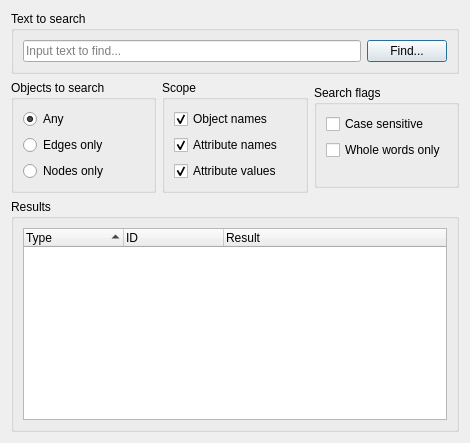
<?xml version="1.0" encoding="UTF-8"?>
<ui version="4.0">
 <class>CSearchDialog</class>
 <widget class="QDialog" name="CSearchDialog">
  <property name="geometry">
   <rect>
    <x>0</x>
    <y>0</y>
    <width>470</width>
    <height>407</height>
   </rect>
  </property>
  <property name="minimumSize">
   <size>
    <width>427</width>
    <height>0</height>
   </size>
  </property>
  <property name="windowTitle">
   <string>Search Items</string>
  </property>
  <layout class="QGridLayout" name="gridLayout">
   <item row="1" column="1">
    <widget class="QGroupBox" name="groupBox_3">
     <property name="sizePolicy">
      <sizepolicy hsizetype="Preferred" vsizetype="Maximum">
       <horstretch>0</horstretch>
       <verstretch>0</verstretch>
      </sizepolicy>
     </property>
     <property name="title">
      <string>Scope</string>
     </property>
     <property name="flat">
      <bool>true</bool>
     </property>
     <layout class="QVBoxLayout" name="verticalLayout">
      <item>
       <widget class="QCheckBox" name="NamesScope">
        <property name="text">
         <string>Object names</string>
        </property>
        <property name="checked">
         <bool>true</bool>
        </property>
       </widget>
      </item>
      <item>
       <widget class="QCheckBox" name="AttrNamesScope">
        <property name="text">
         <string>Attribute names</string>
        </property>
        <property name="checked">
         <bool>true</bool>
        </property>
       </widget>
      </item>
      <item>
       <widget class="QCheckBox" name="AttrValuesScope">
        <property name="text">
         <string>Attribute values</string>
        </property>
        <property name="checked">
         <bool>true</bool>
        </property>
       </widget>
      </item>
     </layout>
    </widget>
   </item>
   <item row="1" column="0">
    <widget class="QGroupBox" name="groupBox">
     <property name="sizePolicy">
      <sizepolicy hsizetype="Preferred" vsizetype="Maximum">
       <horstretch>0</horstretch>
       <verstretch>0</verstretch>
      </sizepolicy>
     </property>
     <property name="title">
      <string>Objects to search</string>
     </property>
     <property name="flat">
      <bool>true</bool>
     </property>
     <layout class="QVBoxLayout" name="verticalLayout_2">
      <item>
       <widget class="QRadioButton" name="AnyObject">
        <property name="text">
         <string>Any</string>
        </property>
        <property name="checked">
         <bool>true</bool>
        </property>
       </widget>
      </item>
      <item>
       <widget class="QRadioButton" name="EdgesOnly">
        <property name="text">
         <string>Edges only</string>
        </property>
       </widget>
      </item>
      <item>
       <widget class="QRadioButton" name="NodesOnly">
        <property name="text">
         <string>Nodes only</string>
        </property>
       </widget>
      </item>
     </layout>
    </widget>
   </item>
   <item row="1" column="2">
    <widget class="QGroupBox" name="groupBox_5">
     <property name="sizePolicy">
      <sizepolicy hsizetype="Preferred" vsizetype="Maximum">
       <horstretch>0</horstretch>
       <verstretch>0</verstretch>
      </sizepolicy>
     </property>
     <property name="title">
      <string>Search flags</string>
     </property>
     <property name="flat">
      <bool>true</bool>
     </property>
     <layout class="QVBoxLayout" name="verticalLayout_4">
      <item>
       <widget class="QCheckBox" name="CaseSense">
        <property name="text">
         <string>Case sensitive</string>
        </property>
       </widget>
      </item>
      <item>
       <widget class="QCheckBox" name="WholeWords">
        <property name="text">
         <string>Whole words only</string>
        </property>
       </widget>
      </item>
      <item>
       <spacer name="verticalSpacer">
        <property name="orientation">
         <enum>Qt::Vertical</enum>
        </property>
        <property name="sizeHint" stdset="0">
         <size>
          <width>20</width>
          <height>16</height>
         </size>
        </property>
       </spacer>
      </item>
     </layout>
    </widget>
   </item>
   <item row="0" column="0" colspan="3">
    <widget class="QGroupBox" name="groupBox_2">
     <property name="title">
      <string>Text to search</string>
     </property>
     <property name="flat">
      <bool>true</bool>
     </property>
     <layout class="QHBoxLayout" name="horizontalLayout">
      <item>
       <widget class="QLineEdit" name="Text">
        <property name="placeholderText">
         <string>Input text to find...</string>
        </property>
        <property name="clearButtonEnabled">
         <bool>true</bool>
        </property>
       </widget>
      </item>
      <item>
       <widget class="QPushButton" name="Find">
        <property name="text">
         <string>Find...</string>
        </property>
        <property name="default">
         <bool>true</bool>
        </property>
       </widget>
      </item>
     </layout>
    </widget>
   </item>
   <item row="2" column="0" colspan="3">
    <widget class="QGroupBox" name="groupBox_4">
     <property name="sizePolicy">
      <sizepolicy hsizetype="Preferred" vsizetype="MinimumExpanding">
       <horstretch>0</horstretch>
       <verstretch>0</verstretch>
      </sizepolicy>
     </property>
     <property name="title">
      <string>Results</string>
     </property>
     <property name="flat">
      <bool>true</bool>
     </property>
     <layout class="QVBoxLayout" name="verticalLayout_3">
      <item>
       <widget class="QTreeWidget" name="Results">
        <property name="sizePolicy">
         <sizepolicy hsizetype="Expanding" vsizetype="MinimumExpanding">
          <horstretch>0</horstretch>
          <verstretch>0</verstretch>
         </sizepolicy>
        </property>
        <property name="showDropIndicator" stdset="0">
         <bool>false</bool>
        </property>
        <property name="alternatingRowColors">
         <bool>true</bool>
        </property>
        <property name="selectionMode">
         <enum>QAbstractItemView::ExtendedSelection</enum>
        </property>
        <property name="uniformRowHeights">
         <bool>true</bool>
        </property>
        <property name="sortingEnabled">
         <bool>true</bool>
        </property>
        <property name="allColumnsShowFocus">
         <bool>true</bool>
        </property>
        <attribute name="headerShowSortIndicator" stdset="0">
         <bool>true</bool>
        </attribute>
        <column>
         <property name="text">
          <string>Type</string>
         </property>
        </column>
        <column>
         <property name="text">
          <string>ID</string>
         </property>
        </column>
        <column>
         <property name="text">
          <string>Result</string>
         </property>
        </column>
       </widget>
      </item>
     </layout>
    </widget>
   </item>
  </layout>
 </widget>
 <tabstops>
  <tabstop>Text</tabstop>
  <tabstop>Find</tabstop>
  <tabstop>AnyObject</tabstop>
  <tabstop>EdgesOnly</tabstop>
  <tabstop>NodesOnly</tabstop>
  <tabstop>NamesScope</tabstop>
  <tabstop>AttrNamesScope</tabstop>
  <tabstop>AttrValuesScope</tabstop>
  <tabstop>CaseSense</tabstop>
  <tabstop>WholeWords</tabstop>
  <tabstop>Results</tabstop>
 </tabstops>
 <resources/>
 <connections>
  <connection>
   <sender>Text</sender>
   <signal>returnPressed()</signal>
   <receiver>Find</receiver>
   <slot>click()</slot>
   <hints>
    <hint type="sourcelabel">
     <x>191</x>
     <y>40</y>
    </hint>
    <hint type="destinationlabel">
     <x>390</x>
     <y>46</y>
    </hint>
   </hints>
  </connection>
 </connections>
</ui>
